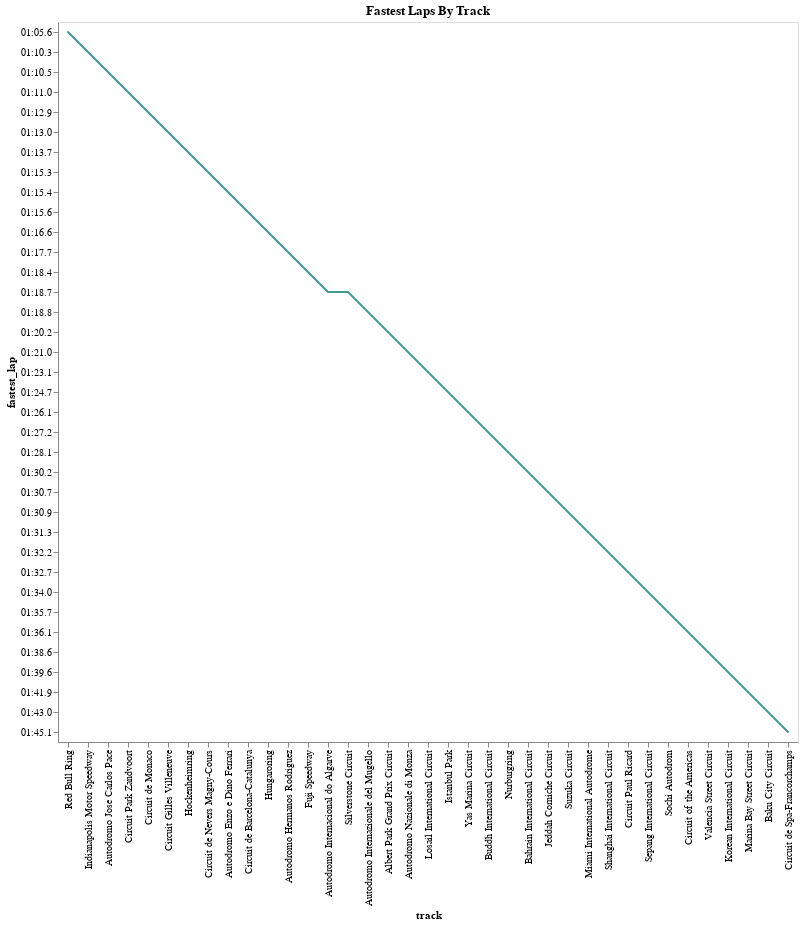

The notebook cell saved with this chart:
### Markdown cell above
Let's visualise these findings in a line chart, with lap times in ascending order:

### Code cell
DeepnoteChart(df_7, """{"layer":[{"layer":[{"mark":{"clip":true,"type":"trail","color":"#439894","tooltip":true},"encoding":{"x":{"sort":null,"type":"nominal","field":"track","scale":{"type":"linear","zero":false}},"y":{"sort":null,"type":"nominal","field":"fastest_lap","scale":{"type":"linear","zero":false}}}},{"mark":{"size":100,"type":"point","opacity":0,"tooltip":true},"encoding":{"x":{"sort":null,"type":"nominal","field":"track","scale":{"type":"linear","zero":false}},"y":{"sort":null,"type":"nominal","field":"fastest_lap","scale":{"type":"linear","zero":false}}}}]}],"title":"Fastest Laps By Track","config":{"legend":{}},"$schema":"https://vega.github.io/schema/vega-lite/v5.json","encoding":{}}""")

### Figure 1 — Vega-Lite specification as saved in the notebook (floating-point values rounded to 4 significant figures)
{"layer": [{"layer": [{"mark": {"clip": true, "type": "trail", "color": "#439894", "tooltip": true}, "encoding": {"x": {"sort": null, "type": "nominal", "field": "track", "scale": {"type": "linear", "zero": false}}, "y": {"sort": null, "type": "nominal", "field": "fastest_lap", "scale": {"type": "linear", "zero": false}}}}, {"mark": {"size": 100, "type": "point", "opacity": 0, "tooltip": true}, "encoding": {"x": {"sort": null, "type": "nominal", "field": "track", "scale": {"type": "linear", "zero": false}}, "y": {"sort": null, "type": "nominal", "field": "fastest_lap", "scale": {"type": "linear", "zero": false}}}}]}], "title": "Fastest Laps By Track", "config": {"legend": {}}, "$schema": "https://vega.github.io/schema/vega-lite/v5.json", "encoding": {}, "data": {"values": [{"track": "Red Bull Ring", "fastest_lap": "01:05.6"}, {"track": "Indianapolis Motor Speedway", "fastest_lap": "01:10.3"}, {"track": "Autodromo Jose Carlos Pace", "fastest_lap": "01:10.5"}, {"track": "Circuit Park Zandvoort", "fastest_lap": "01:11.0"}, {"track": "Circuit de Monaco", "fastest_lap": "01:12.9"}, {"track": "Circuit Gilles Villeneuve", "fastest_lap": "01:13.0"}, {"track": "Hockenheimring", "fastest_lap": "01:13.7"}, {"track": "Circuit de Nevers Magny-Cours", "fastest_lap": "01:15.3"}, {"track": "Autodromo Enzo e Dino Ferrari", "fastest_lap": "01:15.4"}, {"track": "Circuit de Barcelona-Catalunya", "fastest_lap": "01:15.6"}, {"track": "Hungaroring", "fastest_lap": "01:16.6"}, {"track": "Autodromo Hermanos Rodriguez", "fastest_lap": "01:17.7"}, {"track": "Fuji Speedway", "fastest_lap": "01:18.4"}, {"track": "Autodromo Internacional do Algarve", "fastest_lap": "01:18.7"}, {"track": "Silverstone Circuit", "fastest_lap": "01:18.7"}, {"track": "Autodromo Internazionale del Mugello", "fastest_lap": "01:18.8"}, {"track": "Albert Park Grand Prix Circuit", "fastest_lap": "01:20.2"}, {"track": "Autodromo Nazionale di Monza", "fastest_lap": "01:21.0"}, {"track": "Losail International Circuit", "fastest_lap": "01:23.1"}, {"track": "Istanbul Park", "fastest_lap": "01:24.7"}, {"track": "Yas Marina Circuit", "fastest_lap": "01:26.1"}, {"track": "Buddh International Circuit", "fastest_lap": "01:27.2"}, {"track": "Nurburgring", "fastest_lap": "01:28.1"}, {"track": "Bahrain International Circuit", "fastest_lap": "01:30.2"}, {"track": "Jeddah Corniche Circuit", "fastest_lap": "01:30.7"}, {"track": "Suzuka Circuit", "fastest_lap": "01:30.9"}, {"track": "Miami International Autodrome", "fastest_lap": "01:31.3"}, {"track": "Shanghai International Circuit", "fastest_lap": "01:32.2"}, {"track": "Circuit Paul Ricard", "fastest_lap": "01:32.7"}, {"track": "Sepang International Circuit", "fastest_lap": "01:34.0"}, {"track": "Sochi Autodrom", "fastest_lap": "01:35.7"}, {"track": "Circuit of the Americas", "fastest_lap": "01:36.1"}, {"track": "Valencia Street Circuit", "fastest_lap": "01:38.6"}, {"track": "Korean International Circuit", "fastest_lap": "01:39.6"}, {"track": "Marina Bay Street Circuit", "fastest_lap": "01:41.9"}, {"track": "Baku City Circuit", "fastest_lap": "01:43.0"}, {"track": "Circuit de Spa-Francorchamps", "fastest_lap": "01:45.1"}]}}
